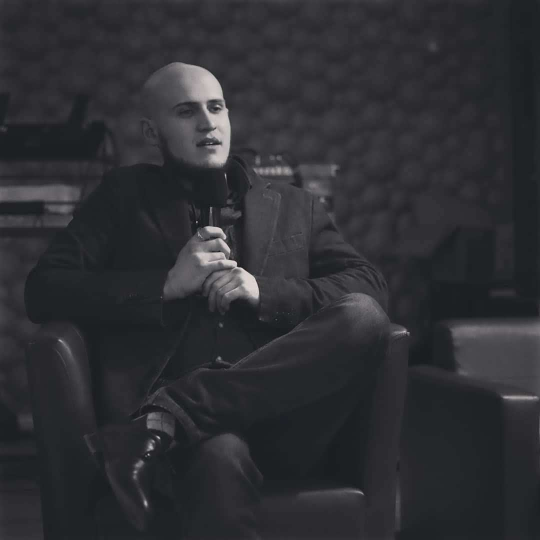
#> input picture bitmap/Max.jpg, 1080 x 1080 px, found by its file name (shown at 1/2 size)
$ python 3_bitmap_message.py
#> lines starting #> are read from the running program, lines starting #| are printed output that depends on the picture; after the words box and inside, x2 and y2 are one past the last pixel; in counts of white or black regions, pixels touching at a corner belong together; long printed decimals are rounded
import sys
# check Pillow version number
import PIL
import numpy as np

print('Pillow Version:', PIL.__version__)

# load and show an image with Pillow
from PIL import Image
from numpy import asarray

# Open the image form working directory
try:
    image = Image.open('bitmap/Max.jpg')
#> image is the input picture: PIL image 1080x1080 RGB; mean R, G, B 46.1, 47, 51.1
except FileNotFoundError:
    print("File Not Found")
# summarize some details about the image
print(image.format)
#| JPEG
print(image.size)
#| (1080, 1080)
print(image.mode)
#| RGB

# convert image to numpy array
data = asarray(image)
print(type(data))
#| <class 'numpy.ndarray'>
# summarize shape
print(data.shape)
#| (1080, 1080, 3)

# create Pillow image
image2 = Image.fromarray(data)
print(type(image2))
#| <class 'PIL.Image.Image'>

# summarize image details
print(image2.mode)
#| RGB
print(image2.size)
#| (1080, 1080)

im = np.array(image.convert('L'))  # you can pass multiple arguments in single line
print(type(im))
#| <class 'numpy.ndarray'>

gr_im = Image.fromarray(im).resize((50, 50)).save('bitmap/gr_max.png')
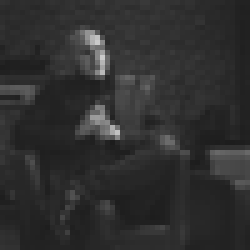
#> saved as gr_max.png: PIL image 50x50 L (shown 5 times larger); min 28, max 202, mean 47.2
print(np.mean(im))
#| 47.200
bl_im = im <= np.mean(im)
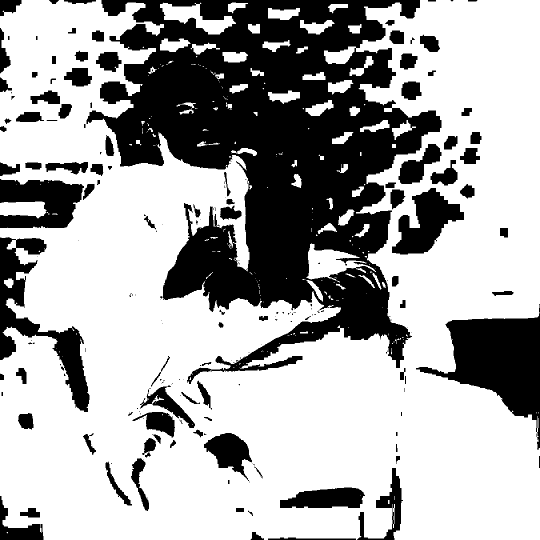
#> bl_im: shape (1080, 1080) bool (shown at 1/2 size); 66.8% white; 215 black regions (110 under 20 px), largest, box (x1, y1, x2, y2) and area: (173, 0, 883, 768) 260598, (832, 608, 1080, 900) 29172, (0, 474, 179, 824) 17468
print(bl_im)
#> (printed output is left out)

print('Enter the message to display with the bitmap.')

#> (the run stopped early here; a loop or call above may not have finished)
